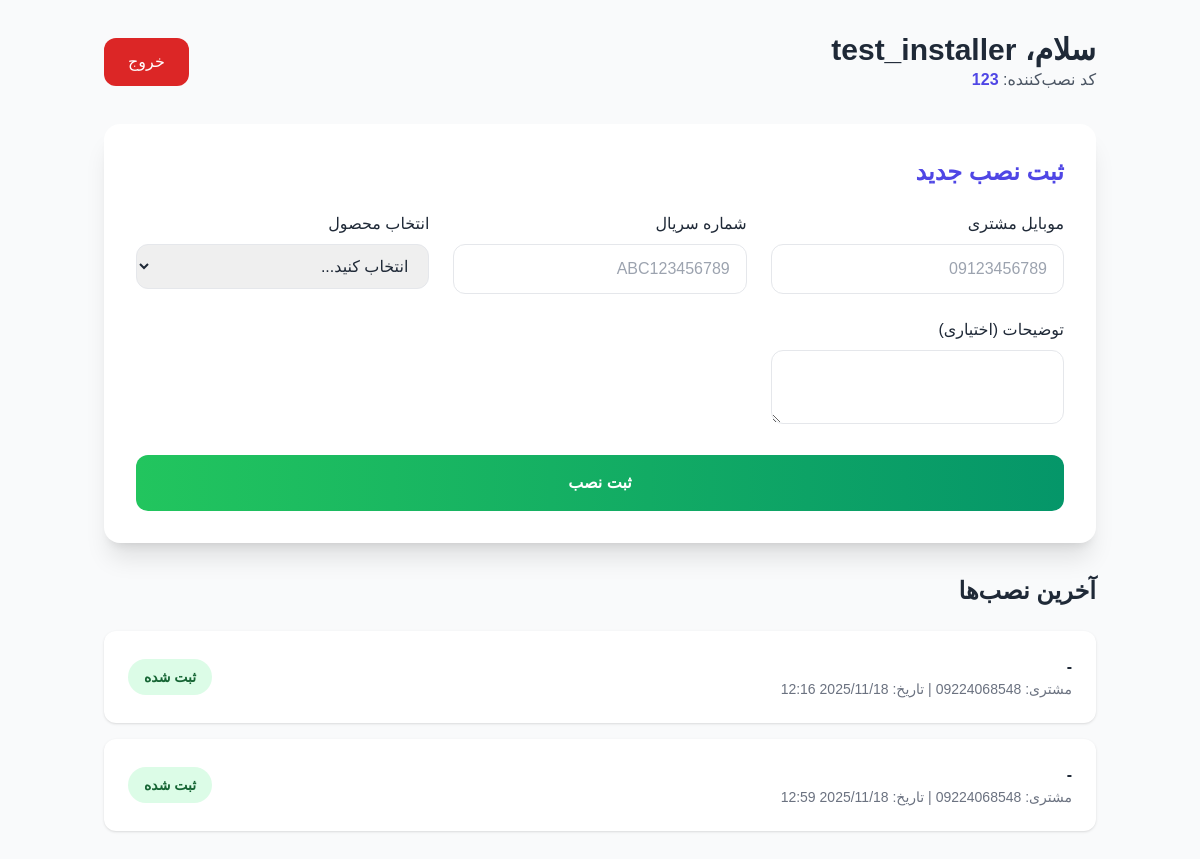
Page /installer/panel/ (signed in) on the earlier database version.
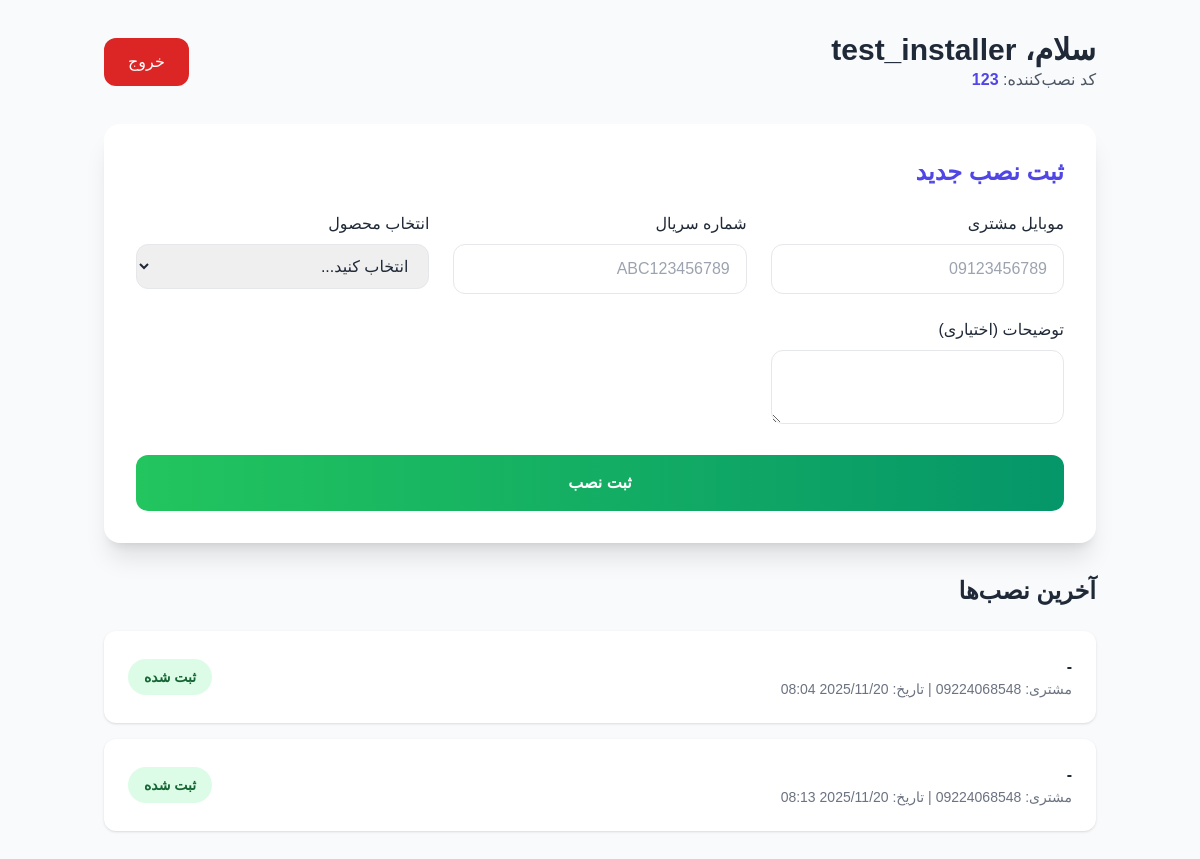
Same page on the later database version.
### nasab_users/models.py (models this page shows, shortened)
class Installer(models.Model):
    user = models.OneToOneField(User, on_delete=models.CASCADE)
    full_name = models.CharField(max_length=100)
    phone = models.CharField(max_length=11, unique=True)
    code = models.CharField(max_length=20, unique=True, help_text=_("کد نصب‌کننده"))
    is_active = models.BooleanField(default=True)

### core/models.py (models this page shows, shortened)
class Installation(models.Model):
    customer = models.ForeignKey(Customer, on_delete=models.CASCADE)
    products = models.ManyToManyField(Product)
    installer = models.ForeignKey(Installer, on_delete=models.SET_NULL, null=True)
    installation_date = models.DateTimeField(default=timezone.now, verbose_name=_("تاریخ نصب"))
    notes = models.TextField(blank=True, verbose_name=_("توضیحات"))

### nasab_users/views.py (the view, shortened to what this page needs)
# urls.py: path("panel/", views.installer_panel, name="installer_panel"),
@login_required
def installer_panel(request):
    if not hasattr(request.user, "installer"):
        return redirect("installer_login")
    installer = request.user.installer
    installations = Installation.objects.filter(installer=installer)
    products = Product.objects.all()  # لیست محصولات برای فرم
    return render(request, "installer_panel.html", {
        "installer": installer,
        "installations": installations,
        "products": products,
    })

### nasab_users/templates/installer_panel.html (shortened to what this page needs)
{% extends 'base.html' %}
{% block content %}
<div class="flex justify-between items-center mb-8">
    <div>
        <h1 class="text-3xl font-bold">سلام، {{ request.user.installer.full_name }}</h1>
        <p class="text-gray-600 dark:text-gray-400">کد نصب‌کننده: <span class="font-bold text-indigo-600">{{ request.user.installer.code }}</span></p>
    </div>
    <a href="{% url 'installer_logout' %}" class="bg-red-600 hover:bg-red-700 text-white px-6 py-3 rounded-xl">خروج</a>
</div>
<div class="bg-white dark:bg-gray-800 rounded-2xl shadow-xl p-8 mb-8">
    <h2 class="text-2xl font-bold mb-6 text-indigo-600">ثبت نصب جدید</h2>
    <form method="post" class="grid md:grid-cols-3 gap-6">
        <div>
            <label class="block font-medium mb-2">موبایل مشتری</label>
            <input name="customer_phone" maxlength="11" placeholder="09123456789" required
                   class="w-full px-4 py-3 border rounded-xl focus:ring-4 focus:ring-indigo-500 dark:bg-gray-700">
        </div>
        <div>
            <label class="block font-medium mb-2">شماره سریال</label>
            <input name="serial_number" placeholder="ABC123456789" required
                   class="w-full px-4 py-3 border rounded-xl focus:ring-4 focus:ring-indigo-500 dark:bg-gray-700">
        </div>
        <div>
            <label class="block font-medium mb-2">انتخاب محصول</label>
            <select name="product_id" required
                    class="w-full px-4 py-3 border rounded-xl focus:ring-4 focus:ring-indigo-500 dark:bg-gray-700">
                <option value="">انتخاب کنید...</option>
            </select>
        </div>
        <div>
            <label class="block font-medium mb-2">توضیحات (اختیاری)</label>
            <textarea name="notes" rows="2" class="w-full px-4 py-3 border rounded-xl dark:bg-gray-700"></textarea>
        </div>
        <div class="md:col-span-3">
            <button type="submit"
                    class="w-full bg-gradient-to-r from-green-500 to-emerald-600 hover:from-green-600 hover:to-emerald-700 text-white font-bold py-4 rounded-xl">
                ثبت نصب
            </button>
        </div>
    </form>
</div>
<h2 class="text-2xl font-bold mb-6">آخرین نصب‌ها</h2>
<div class="grid gap-4">
    {% for inst in installations %}
    <div class="bg-white dark:bg-gray-800 rounded-xl shadow p-6 flex justify-between items-center">
        <div>
            <p class="font-bold">{{ inst.product.model_name }} - {{ inst.product.serial_number }}</p>
            <p class="text-sm text-gray-500">مشتری: {{ inst.customer.phone }} | تاریخ: {{ inst.installation_date|date:"Y/m/d H:i" }}</p>
        </div>
        <span class="bg-green-100 text-green-800 dark:bg-green-900 dark:text-green-200 px-4 py-2 rounded-full text-sm font-bold">
            ثبت شده
        </span>
    </div>
    {% empty %}
    <p class="text-center text-gray-500 py-10">هنوز نصبی ثبت نکرده‌اید.</p>
    {% endfor %}
</div>
{% endblock %}

### core/templates/base.html (shortened to what this page needs)
<!DOCTYPE html>
<html lang="fa" dir="rtl">
<head>
    <script src="https://cdn.tailwindcss.com"></script>
    <link href="https://cdn.jsdelivr.net/gh/rastikerdar/vazirmatn@v33.003/Vazirmatn-font-face.css" rel="stylesheet" type="text/css" />
</head>
<body class="bg-gray-50 dark:bg-gray-900 text-gray-800 dark:text-gray-200 min-h-screen">
    <div class="container mx-auto px-4 py-8 max-w-5xl">
        {% block content %}{% endblock %}
    </div>
</body>
</html>

Differences in the rows shown:
removed Installation: installation_date "2025/11/18 12:16"
removed Installation: installation_date "2025/11/18 12:59"
added Installation: installation_date "2025/11/20 08:04"
added Installation: installation_date "2025/11/20 08:13"
